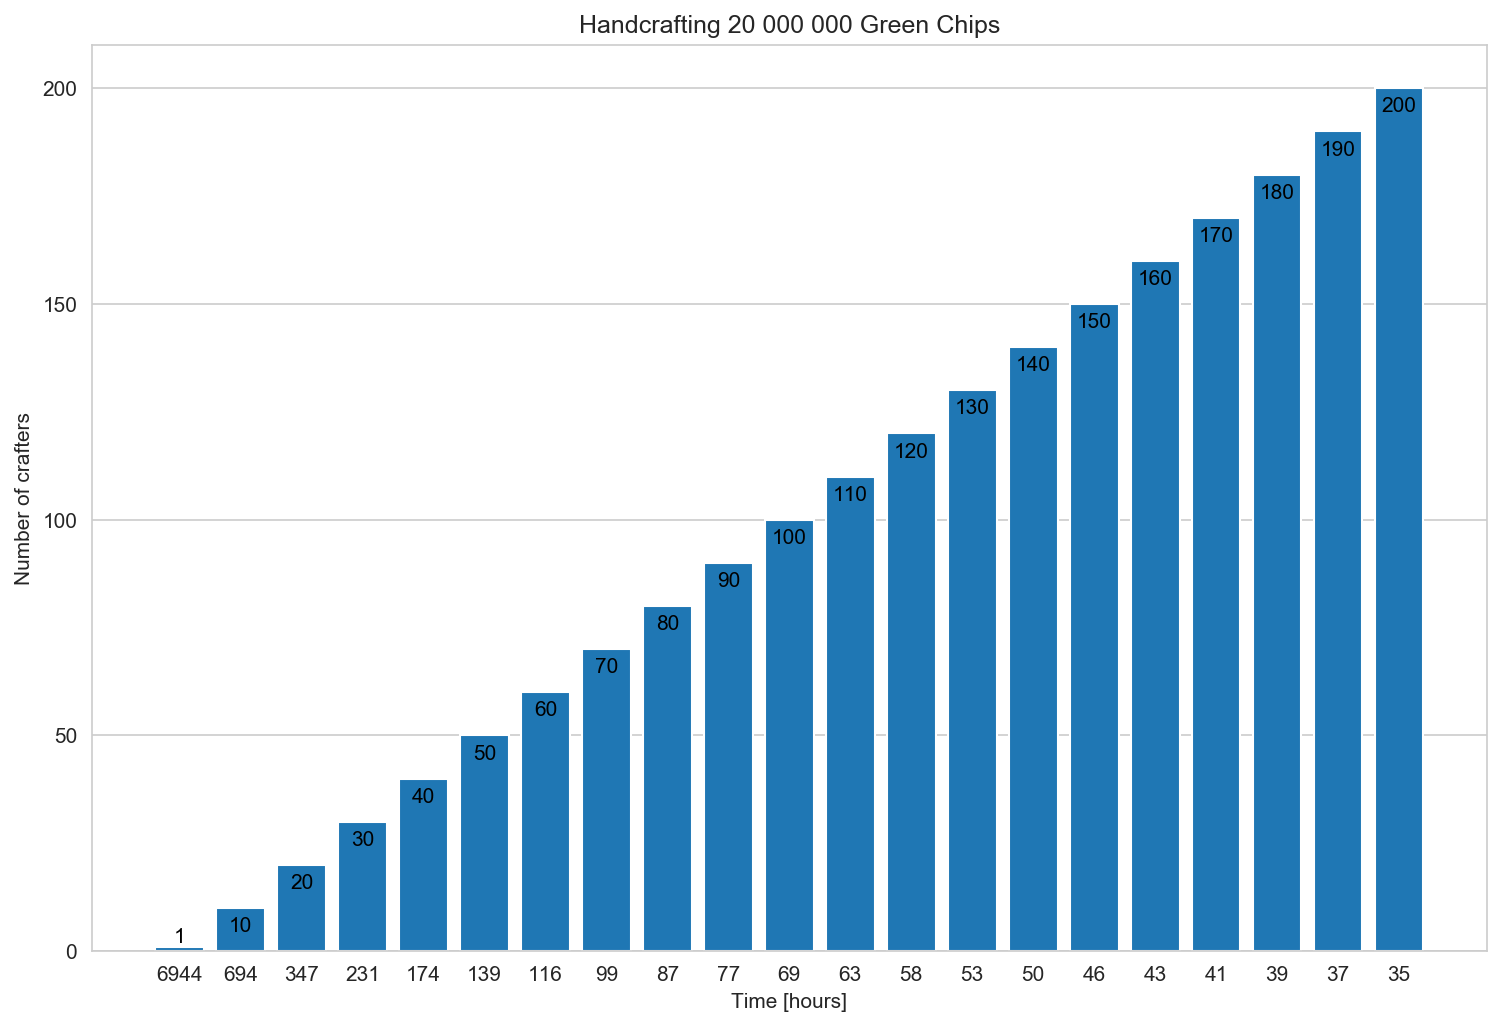

The script that saved this image:
# %%
import pandas as pd
import numpy as np
import matplotlib.pyplot as plt
import seaborn as sns

total_hours = 6944
y = np.concatenate(([1], np.arange(10, 210, step = 10)))
x = np.round(total_hours / y).astype(int)
x = x.astype(str)

# %%
sns.set_style('whitegrid')
plt.figure(1, figsize=(12, 8))
plt.bar(x, y)
plt.grid(False, axis = 'x')

major_ticks = np.arange(0, 250, 50)
plt.yticks(major_ticks)

for xx, yy in zip(x, y):
    offset = -5.5 if xx != '6944' else 1
    plt.text(xx, yy + offset, str(yy), color='black', ha="center")

plt.title('Handcrafting 20 000 000 Green Chips')
plt.xlabel('Time [hours]')
plt.ylabel('Number of crafters')

plt.savefig('base.png', dpi = 150,
            bbox_inches = 'tight',
            transparent = True)

# %%
